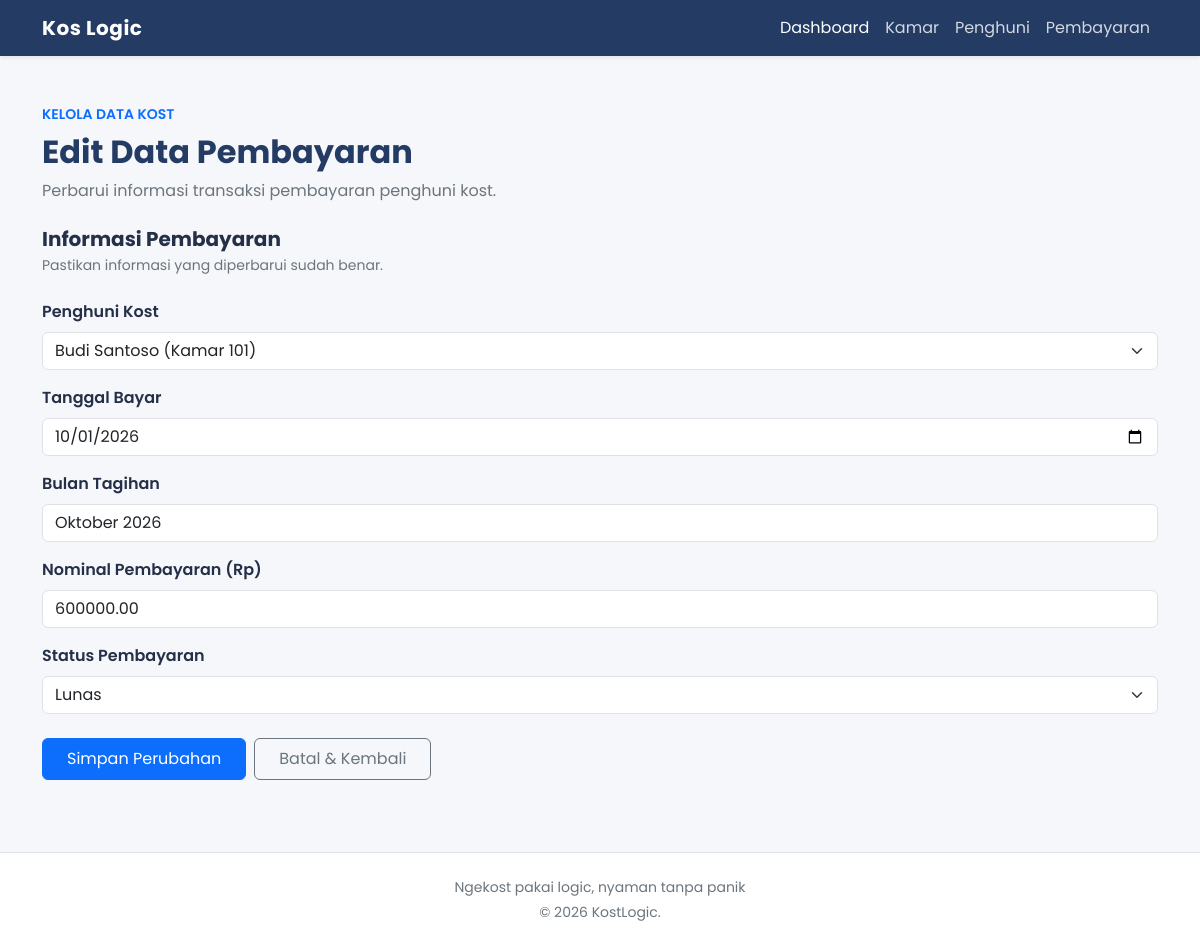
The app's page /pembayaran_edit.php?id=1 with its own data.
### tables this page shows
CREATE TABLE pembayaran (
    id_pembayaran INT AUTO_INCREMENT PRIMARY KEY,
    id_penghuni INT,
    bulan_tagihan VARCHAR(20),
    nominal_tagihan DECIMAL(12,2),
    status_pembayaran ENUM('lunas', 'belum lunas'),
    tanggal_bayar DATE,
    FOREIGN KEY (id_penghuni) REFERENCES penghuni(id_penghuni)
);

### pembayaran_edit.php (the view, shortened to what this page needs)
<?php
include 'koneksi.php';
$id_pembayaran = $_GET['id'] ?? '';
$query_tampil = "SELECT * FROM pembayaran WHERE id_pembayaran = '$id_pembayaran'";
$result = mysqli_query($koneksi, $query_tampil);
$data = mysqli_fetch_assoc($result);
include 'header.php';
?>
<div class="mb-4">
    <p class="text-primary fw-semibold small mb-2">
        KELOLA DATA KOST
    </p>
    <h2 class="fw-bold mb-2" style="color: #243b64;">
        Edit Data Pembayaran
    </h2>
    <p class="text-secondary mb-0">
        Perbarui informasi transaksi pembayaran penghuni kost.
    </p>
</div>
<?php if ($data) { ?>
<div class="content-panel">
    <div class="mb-4">
        <h5 class="fw-bold mb-1">Informasi Pembayaran</h5>
        <p class="text-secondary small mb-0">
            Pastikan informasi yang diperbarui sudah benar.
        </p>
    </div>
    <form action="" method="POST">
        <div class="mb-3">
            <label for="id_penghuni" class="form-label fw-semibold">
                Penghuni Kost
            </label>
            <select name="id_penghuni" id="id_penghuni"
                    class="form-select" required>
                <?php
                $q_penghuni = mysqli_query(
                    $koneksi,
                    "SELECT id_penghuni, nama_penghuni, id_kamar FROM penghuni"
                );
                while ($p = mysqli_fetch_assoc($q_penghuni)) {
                    $selected = ($p['id_penghuni'] == $data['id_penghuni'])
                        ? 'selected'
                        : '';
                    echo "<option value='" .
                        htmlspecialchars($p['id_penghuni'], ENT_QUOTES, 'UTF-8') .
                        "' $selected>" .
                        htmlspecialchars($p['nama_penghuni'], ENT_QUOTES, 'UTF-8') .
                        " (Kamar " .
                        htmlspecialchars($p['id_kamar'], ENT_QUOTES, 'UTF-8') .
                        ")</option>";
                }
                ?>
            </select>
        </div>
        <div class="mb-3">
            <label for="tanggal_bayar" class="form-label fw-semibold">
                Tanggal Bayar
            </label>
            <input type="date" name="tanggal_bayar" id="tanggal_bayar"
                   class="form-control"
                   value="<?= htmlspecialchars($data['tanggal_bayar'] ?? '') ?>"
                   required>
        </div>
        <div class="mb-3">
            <label for="bulan_tagihan" class="form-label fw-semibold">
                Bulan Tagihan
            </label>
            <input type="text" name="bulan_tagihan" id="bulan_tagihan"
                   class="form-control"
                   value="<?= htmlspecialchars($data['bulan_tagihan'] ?? '') ?>"
                   required>
        </div>
        <div class="mb-3">
            <label for="nominal_tagihan" class="form-label fw-semibold">
                Nominal Pembayaran (Rp)
            </label>
            <input type="number" name="nominal_tagihan" id="nominal_tagihan"
                   class="form-control"
                   value="<?= htmlspecialchars($data['nominal_tagihan'] ?? '') ?>"
                   min="0" required>
        </div>
        <div class="mb-4">
            <label for="status_pembayaran" class="form-label fw-semibold">
                Status Pembayaran
            </label>
            <select name="status_pembayaran" id="status_pembayaran"
                    class="form-select" required>
                <option value="lunas"
                    <?= ($data['status_pembayaran'] == 'lunas') ? 'selected' : '' ?>>
                    Lunas
                </option>
            </select>
        </div>
        <div class="d-flex flex-wrap gap-2">
            <button type="submit" name="update"
                    class="btn btn-primary px-4 py-2">
                Simpan Perubahan
            </button>
            <a href="pembayaran_tampil.php"
               class="btn btn-outline-secondary px-4 py-2">
                Batal & Kembali
            </a>
        </div>
    </form>
</div>
<?php } ?>
<?php include 'footer.php'; ?>

### header.php (style rules this page uses)
body { font-family: 'Poppins', sans-serif; background-color: #f5f7fb; color: #243047; }

### records on screen
pembayaran: tanggal_bayar "10/01/2026", bulan_tagihan "Oktober 2026", nominal_tagihan "600000.00", status_pembayaran "Lunas"

### other values on screen
form field id_penghuni "Budi Santoso (Kamar 101)"
